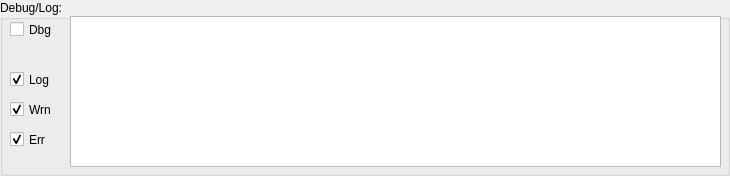
     <widget class="QGroupBox" name="groupBox_5">
      <property name="sizePolicy">
       <sizepolicy hsizetype="MinimumExpanding" vsizetype="Preferred">
        <horstretch>0</horstretch>
        <verstretch>0</verstretch>
       </sizepolicy>
      </property>
      <property name="minimumSize">
       <size>
        <width>0</width>
        <height>125</height>
       </size>
      </property>
      <property name="title">
       <string>Debug/Log:</string>
      </property>
      <widget class="QPlainTextEdit" name="logBox">
       <property name="geometry">
        <rect>
         <x>70</x>
         <y>16</y>
         <width>651</width>
         <height>151</height>
        </rect>
       </property>
       <property name="sizePolicy">
        <sizepolicy hsizetype="MinimumExpanding" vsizetype="MinimumExpanding">
         <horstretch>0</horstretch>
         <verstretch>0</verstretch>
        </sizepolicy>
       </property>
       <property name="minimumSize">
        <size>
         <width>0</width>
         <height>0</height>
        </size>
       </property>
       <property name="readOnly">
        <bool>true</bool>
       </property>
      </widget>
      <widget class="QCheckBox" name="cbLoggerDbg">
       <property name="enabled">
        <bool>true</bool>
       </property>
       <property name="geometry">
        <rect>
         <x>10</x>
         <y>20</y>
         <width>51</width>
         <height>19</height>
        </rect>
       </property>
       <property name="text">
        <string>Dbg</string>
       </property>
       <property name="checked">
        <bool>false</bool>
       </property>
      </widget>
      <widget class="QCheckBox" name="cbLoggerLog">
       <property name="enabled">
        <bool>true</bool>
       </property>
       <property name="geometry">
        <rect>
         <x>10</x>
         <y>70</y>
         <width>51</width>
         <height>19</height>
        </rect>
       </property>
       <property name="sizePolicy">
        <sizepolicy hsizetype="Fixed" vsizetype="Fixed">
         <horstretch>0</horstretch>
         <verstretch>0</verstretch>
        </sizepolicy>
       </property>
       <property name="text">
        <string>Log</string>
       </property>
       <property name="checked">
        <bool>true</bool>
       </property>
      </widget>
      <widget class="QCheckBox" name="cbLoggerWrn">
       <property name="enabled">
        <bool>true</bool>
       </property>
       <property name="geometry">
        <rect>
         <x>10</x>
         <y>100</y>
         <width>51</width>
         <height>19</height>
        </rect>
       </property>
       <property name="text">
        <string>Wrn</string>
       </property>
       <property name="checkable">
        <bool>true</bool>
       </property>
       <property name="checked">
        <bool>true</bool>
       </property>
      </widget>
      <widget class="QCheckBox" name="cbLoggerErr">
       <property name="enabled">
        <bool>true</bool>
       </property>
       <property name="geometry">
        <rect>
         <x>10</x>
         <y>130</y>
         <width>51</width>
         <height>19</height>
        </rect>
       </property>
       <property name="text">
        <string>Err</string>
       </property>
       <property name="checkable">
        <bool>true</bool>
       </property>
       <property name="checked">
        <bool>true</bool>
       </property>
      </widget>
     </widget>
